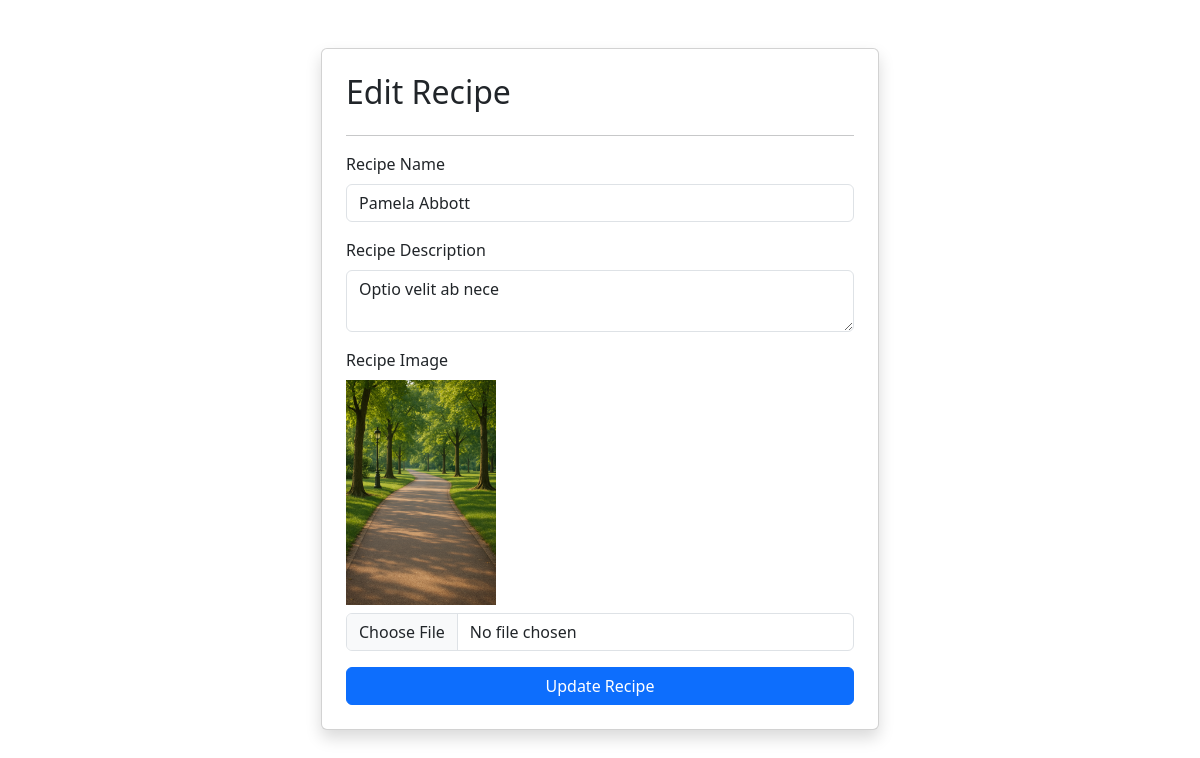
The app's page /recipe/update/5/ with its own data.
### vege/models.py (models this page shows, shortened)
class Recipe(models.Model):
    recipe_name = models.CharField(max_length=100)
    recipe_description = models.TextField()
    recipe_image = models.ImageField(upload_to='recipe')
    recipe_view_count = models.IntegerField(default=1)

### vege/views.py (the view, shortened to what this page needs)
# urls.py: path('recipe/update/<int:id>/', update_recipe, name='update_recipe'),
def update_recipe(request, id):
    recipe = Recipe.objects.get(id=id)
    return render(request, "update_recipe.html", {"recipe": recipe})

### vege/templates/update_recipe.html (shortened to what this page needs)
{% extends "base.html" %}
{% load static %}
{% block start %}
<div class="container mt-5">
    <form class="col-md-6 mx-auto card p-4 shadow" method="post" enctype="multipart/form-data">
        <h2>Edit Recipe</h2>
        <hr>
        <div class="mb-3">
            <label class="form-label">Recipe Name</label>
            <input name="recipe_name" required type="text" class="form-control" value="{{ recipe.recipe_name }}">
        </div>
        <div class="mb-3">
            <label class="form-label">Recipe Description</label>
            <textarea name="recipe_description" required class="form-control">{{ recipe.recipe_description }}</textarea>
        </div>
        <div class="mb-3">
            <label class="form-label">Recipe Image</label><br>
            {% if recipe.recipe_image %}
                <img src="{{ recipe.recipe_image.url }}" width="150" class="mb-2"><br>
            {% endif %}
            <input name="recipe_image" type="file" class="form-control">
        </div>
        <button type="submit" class="btn btn-primary">Update Recipe</button>
    </form>
</div>
{% endblock %}

### records on screen
Recipe: recipe_name "Pamela Abbott", recipe_description "Optio velit ab nece", recipe_image (picture)
